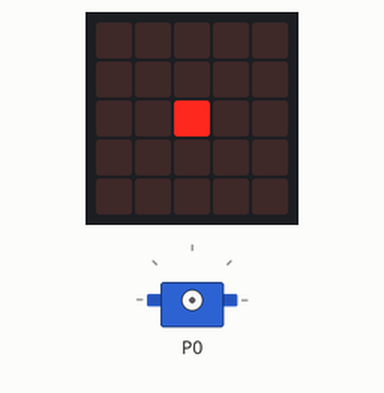
A program run on a simulated BBC micro:bit (MakeCode). Shown: the board's 5×5 LED display, servo.

Above: at 0.2 s.
At 2.9 s:
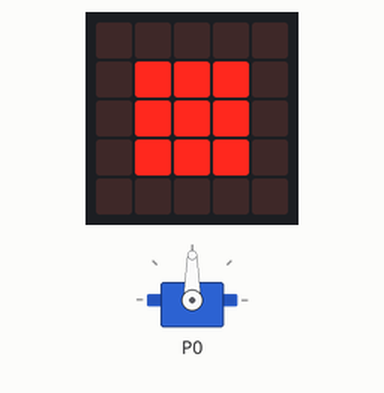
At 5.3 s:
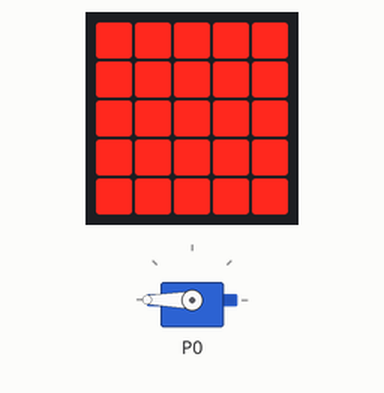
At 7.42 s:
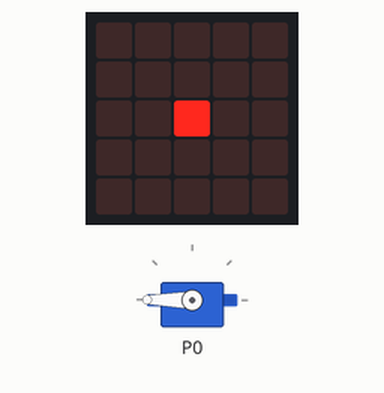
Timing chart, 0 to 40.0 s (numbered marks = the images above):
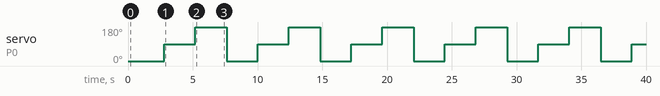

The program:

main.ts
```typescript
basic.forever(function () {
    basic.showLeds(`
        . . . . .
        . . . . .
        . . # . .
        . . . . .
        . . . . .
        `)
    servos.P0.setAngle(0)
    basic.pause(2000)
    basic.showLeds(`
        . . . . .
        . # # # .
        . # # # .
        . # # # .
        . . . . .
        `)
    servos.P0.setAngle(90)
    basic.pause(2000)
    basic.showLeds(`
        # # # # #
        # # # # #
        # # # # #
        # # # # #
        # # # # #
        `)
    servos.P0.setAngle(180)
    basic.pause(2000)
})
```

test.ts
```typescript
// 在這裡測試；當此封包作為擴充功能時，將不會編譯此內容。
```

Measured:
- by itself, servo on P0: repeats every 7.2 s: 180° 2.4 s, 0° 2.4 s, 90° 2.4 s
- what the display in image 1 shows lasts 2.4 s, from 2.4 s to 4.8 s
